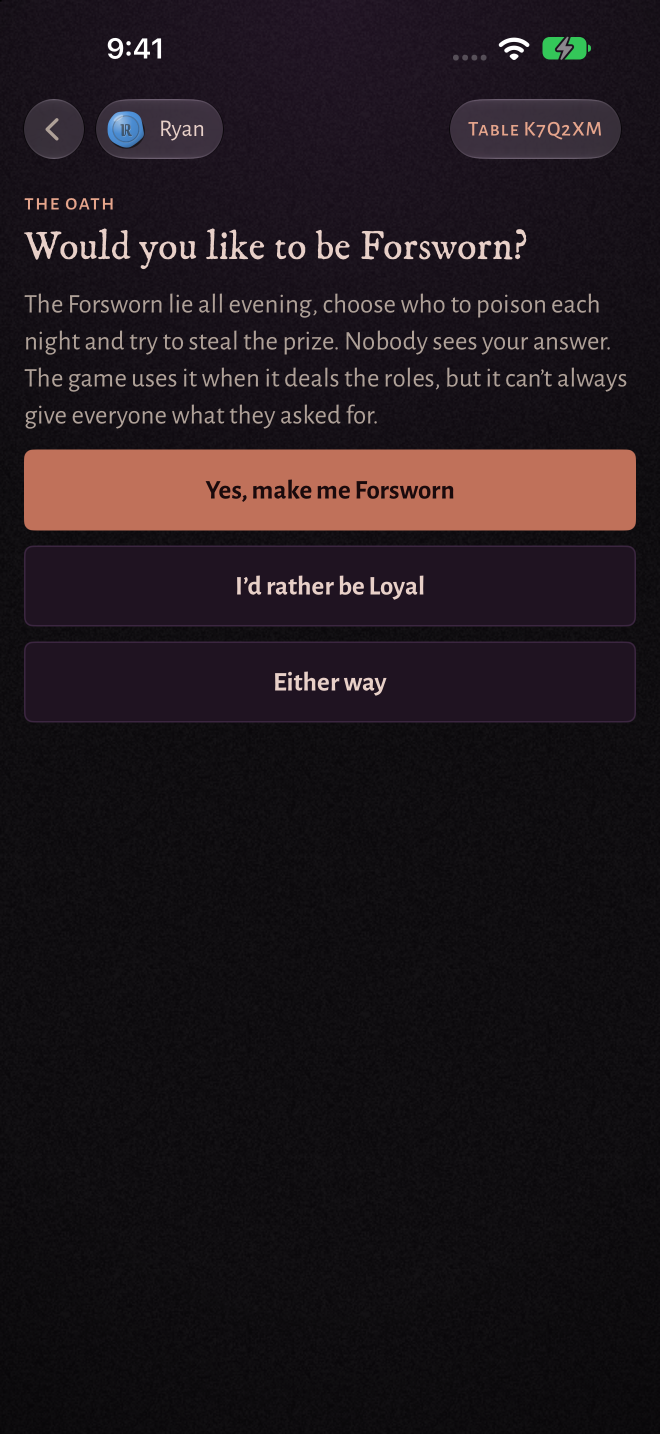
#> input picture store/phone-1-oath.png, 1320 x 2868 px, found by its file name (shown at 1/2 size); its folder holds only this picture in this run
$ python compose.py
#> lines starting #> are read from the running program, lines starting #| are printed output that depends on the picture; after the words box and inside, x2 and y2 are one past the last pixel; in counts of white or black regions, pixels touching at a corner belong together
# The App Store's screenshots: the app's own screens (the phone's photographed in the simulator, the iPhone Duo's open
# and the TV's drawn offscreen by the Debug build's -render-store; the CI keeps them in refs/screens/ios-native as
# store/*.png) with a caption above each, in the app's type and colours.
#   git fetch origin refs/screens/ios-native && git archive FETCH_HEAD store | tar -x -C /tmp/raw
#   python3 store/compose.py /tmp/raw/store
# writes store/screenshots/: iphone-6.9 (1320 × 2868), iphone-6.3 (1206 × 2622, the 6.1" and 6.3" Dynamic Island
# slot), iphone-duo (2007 × 2853) and ipad-13 (2752 × 2064), six each, as App Store Connect takes them.
import os, sys
from PIL import Image, ImageDraw, ImageFont, ImageFilter

RAW = sys.argv[1] if len(sys.argv) > 1 else "/tmp/raw/store"
HERE = os.path.dirname(os.path.abspath(__file__))
FONTS = os.path.join(HERE, "..", "TheBetrayal", "Resources", "Fonts")
OUT = os.path.join(HERE, "screenshots")

SOOT, PEAT, DUSK = (9, 7, 10), (19, 13, 20), (29, 16, 32)
TALLOW, TALLOW2, BRASS, BRASS2 = (232, 208, 200), (175, 161, 152), (174, 98, 73), (230, 165, 140)

# the order on the store, each with its caption: a line in IM Fell and a smaller one beneath
PHONE = [
    ("oath", "Everyone swears an oath.", "Not everyone means it."),
    ("roles-forsworn", "A few of you are Forsworn.", "Your phone tells you, and no one else."),
    ("likely-open", "Party games for the Purse.", "Quizzes, guesses, words and more."),
    ("vote-mine", "Argue. Accuse. Vote.", "Each round, the table votes someone out."),
    ("night-forsworn-picked", "By night, the Forsworn choose.", "Everyone taps too, so no one can tell who."),
    ("end-winner", "Find every Forsworn.", "Or watch them take the Purse."),
]
TV = [
    ("lobby-host", "Your TV becomes the show.", "Friends join in the app, or scan the code."),
    ("quiz-open", "Everyone answers on their own phone.", "The TV keeps the table together."),
    ("talk", "The Reckoning.", "A few minutes of debate, then a secret vote."),
    ("reveal-exiled", "The exile is unmasked.", "Loyal or Forsworn, the table finds out."),
    ("dawn-revealed", "Dawn brings the night’s victim.", "Last words, then back to the table."),
    ("end-host", "Who takes the Purse?", "The Loyal, or the ones who lied all night."),
]

def font(name, size): return ImageFont.truetype(os.path.join(FONTS, name), size)

def backdrop(w, h):
    # the app's backdrop: soot, with a dusk glow above and a faint brass one below
    im = Image.new("RGB", (w, h), SOOT)
    glow = Image.new("RGB", (w, h), SOOT)
    d = ImageDraw.Draw(glow)
    d.ellipse((-w * 0.3, -h * 0.25, w * 1.3, h * 0.45), fill=DUSK)
    d.ellipse((w * 0.1, h * 0.75, w * 0.9, h * 1.25), fill=(40, 20, 22))
    return Image.blend(im, glow.filter(ImageFilter.GaussianBlur(w * 0.12)), 0.9)

def centred(d, text, f, y, w, fill):
    x0, y0, x1, y1 = d.textbbox((0, 0), text, font=f)
    d.text(((w - (x1 - x0)) / 2 - x0, y), text, font=f, fill=fill)
    return y + (y1 - y0)

def framed(shot, w, radius):
    # the screen, with rounded corners and a hairline in the brass, as the app draws its cards
    h = round(shot.height * w / shot.width)
    shot = shot.convert("RGB").resize((w, h), Image.LANCZOS)
    mask = Image.new("L", (w, h), 0)
    ImageDraw.Draw(mask).rounded_rectangle((0, 0, w - 1, h - 1), radius, fill=255)
    edge = Image.new("RGBA", (w, h), (0, 0, 0, 0))
    ImageDraw.Draw(edge).rounded_rectangle((0, 0, w - 1, h - 1), radius, outline=BRASS + (150,), width=max(2, w // 400))
    return shot, mask, edge

def compose(raw, title, sub, size, shot_w, top, out):
    W, H = size
    im = backdrop(W, H)
    d = ImageDraw.Draw(im)
    y = centred(d, title, font("IMFellDWPica-Roman.ttf", round(W * (0.07 if W < H else 0.04))), top, W, TALLOW)
    y = centred(d, sub, font("AlegreyaSans-Regular.ttf", round(W * (0.037 if W < H else 0.022))), y + round(W * (0.035 if W < H else 0.018)), W, BRASS2)
    shot, mask, edge = framed(Image.open(raw), shot_w, round(shot_w * 0.045))
    x, sy = (W - shot_w) // 2, y + round(W * (0.05 if W < H else 0.022))
    im.paste(shot, (x, sy), mask)
    im.paste(edge, (x, sy), edge)
    os.makedirs(os.path.dirname(out), exist_ok=True)
    im.save(out, "JPEG", quality=92, optimize=True)
    print(out, im.size)

def find(prefix, name):
    for f in sorted(os.listdir(RAW)):
        if f.startswith(prefix) and f.endswith("-" + name + ".png"): return os.path.join(RAW, f)
    sys.exit("missing " + prefix + " " + name + " in " + RAW)

for i, (name, title, sub) in enumerate(PHONE, 1):
    compose(find("phone-", name), title, sub, (1320, 2868), 1110, 150, os.path.join(OUT, "iphone-6.9", f"{i:02d}-{name}.jpg"))
#> in backdrop, `return Image.blend(im, glow.filter(ImageFilter.GaussianBlur(w * 0.12))..`:
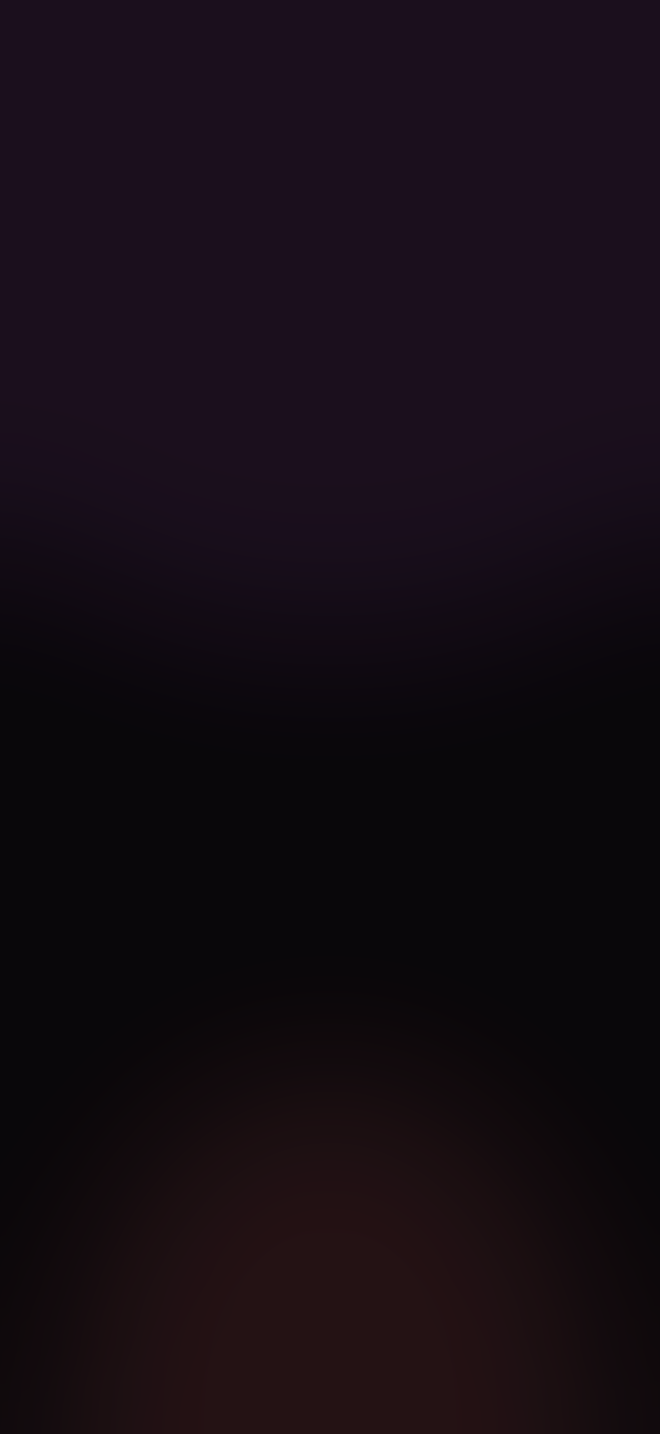
#> returned value: PIL image 1320x2868 RGB (shown at 1/2 size); mean R, G, B 20.7, 12, 19.5
#> in compose, `y = centred(d, title, font("IMFellDWPica-Roman.ttf", round(W * (0.07 i..`: y = 239
#> in compose, `y = centred(d, sub, font("AlegreyaSans-Regular.ttf", round(W * (0.037 ..`: y = 332
#> in framed, `h = round(shot.height * w / shot.width)`: h = 2412
#> in framed, `mask = Image.new("L", (w, h), 0)`: mask: PIL image 1110x2412 L; every value is 0
#> in framed, `ImageDraw.Draw(mask).rounded_rectangle((0, 0, w - 1, h - 1), radius, f..`:
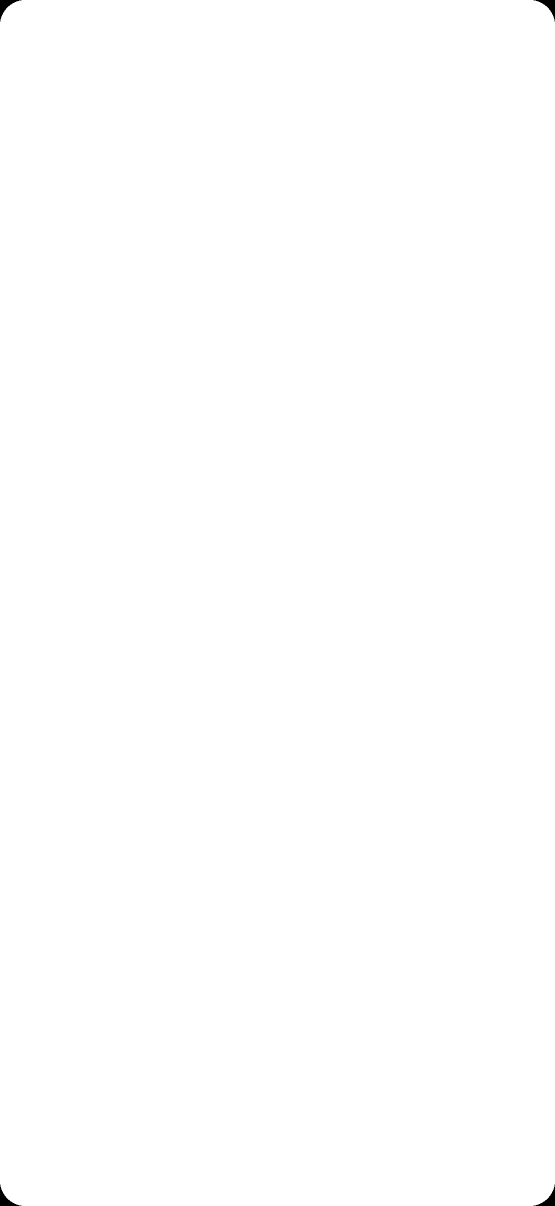
#> mask: PIL image 1110x2412 L (shown at 1/2 size); 99.9% white; 4 black regions, box (x1, y1, x2, y2) and area: (0, 0, 43, 43) 549, (1067, 0, 1110, 43) 549, (0, 2369, 43, 2412) 549, (1067, 2369, 1110, 2412) 549
#> in framed, `edge = Image.new("RGBA", (w, h), (0, 0, 0, 0))`: edge: PIL image 1110x2412 RGBA; every value is 0
#> in compose, `x, sy = (W - shot_w) // 2, y + round(W * (0.05 if W < H else 0.022))`: x = 105; sy = 398
#> in compose, `im.paste(shot, (x, sy), mask)`:
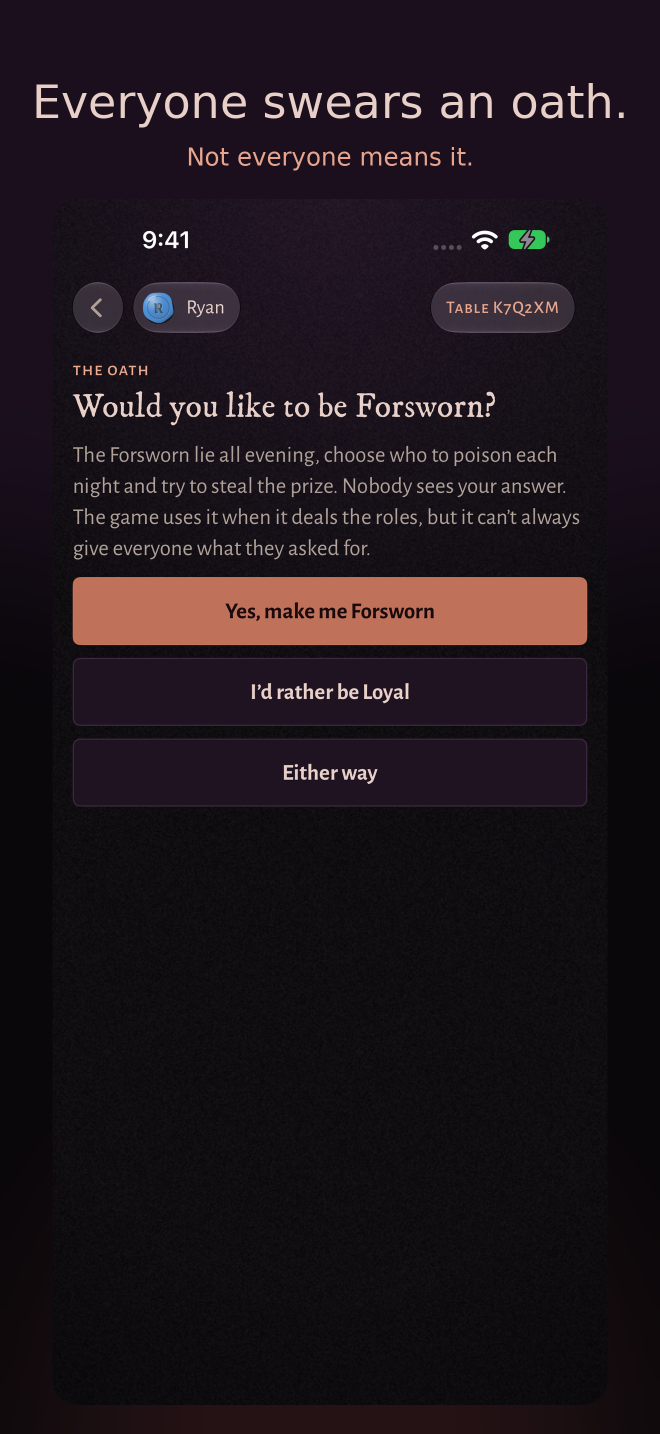
#> im: PIL image 1320x2868 RGB (shown at 1/2 size); mean R, G, B 30.8, 21.8, 27.5
#| store/screenshots/iphone-6.9/01-oath.jpg (1320, 2868)
    compose(find("phone-", name), title, sub, (1206, 2622), 1014, 137, os.path.join(OUT, "iphone-6.3", f"{i:02d}-{name}.jpg"))
#> call 2 of compose, with raw = '/tmp/raw/store/phone-1-oath.png', title = 'Everyone swears an oath.', sub = 'Not everyone means it.', size = (1206, 2622), shot_w = 1014, top = 137, out = 'store/screenshots/iphone-6.3/01-oath.jpg'
#> in compose (call 2), `y = centred(d, title, font("IMFellDWPica-Roman.ttf", round(W * (0.07 i..`: y = 218
#> in compose (call 2), `y = centred(d, sub, font("AlegreyaSans-Regular.ttf", round(W * (0.037 ..`: y = 303
#> in framed (call 2), `mask = Image.new("L", (w, h), 0)`: mask: PIL image 1014x2203 L; every value is 0
#> in framed (call 2), `ImageDraw.Draw(mask).rounded_rectangle((0, 0, w - 1, h - 1), radius, f..`: mask: PIL image 1014x2203 L; 99.9% white; 4 black regions, box (x1, y1, x2, y2) and area: (0, 0, 40, 40) 470, (974, 0, 1014, 40) 470, (0, 2163, 40, 2203) 470, (974, 2163, 1014, 2203) 470
#> in framed (call 2), `edge = Image.new("RGBA", (w, h), (0, 0, 0, 0))`: edge: PIL image 1014x2203 RGBA; every value is 0
#> in compose (call 2), `x, sy = (W - shot_w) // 2, y + round(W * (0.05 if W < H else 0.022))`: x = 96; sy = 363
#> in compose (call 2), `im.paste(edge, (x, sy), edge)`:
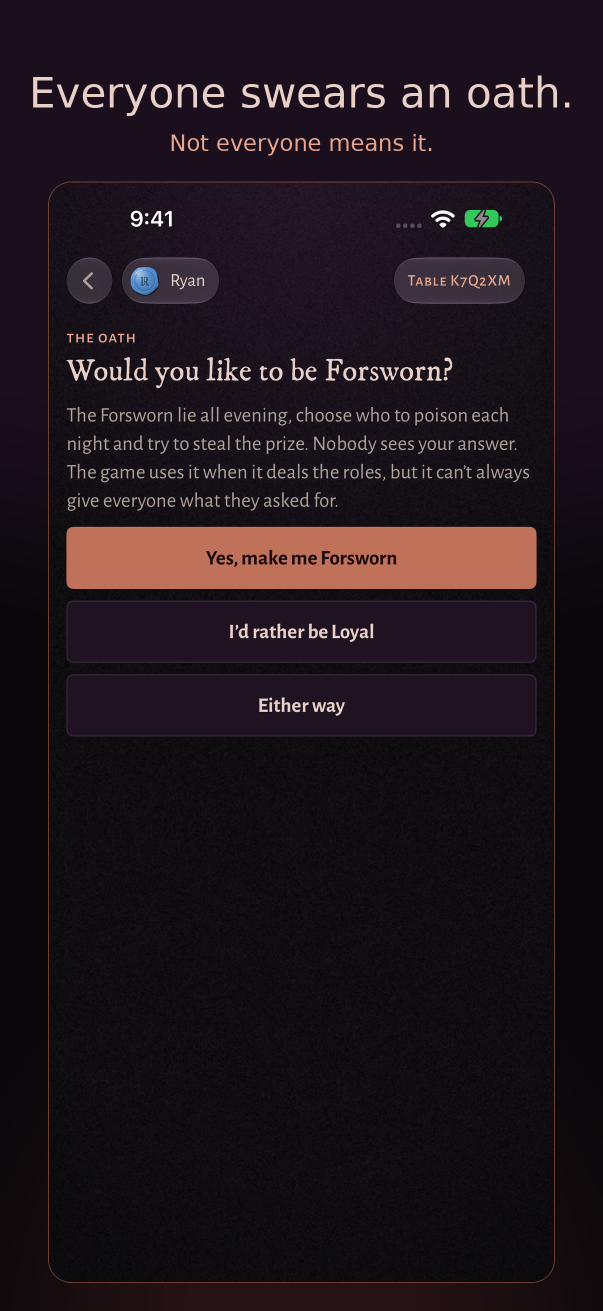
#> im: PIL image 1206x2622 RGB (shown at 1/2 size); mean R, G, B 31.1, 22, 27.6
#| store/screenshots/iphone-6.3/01-oath.jpg (1206, 2622)
    compose(find("duo-", name), title, sub, (2007, 2853), 1600, 130, os.path.join(OUT, "iphone-duo", f"{i:02d}-{name}.jpg"))
#> (the run stopped early here; a loop or call above may not have finished)
